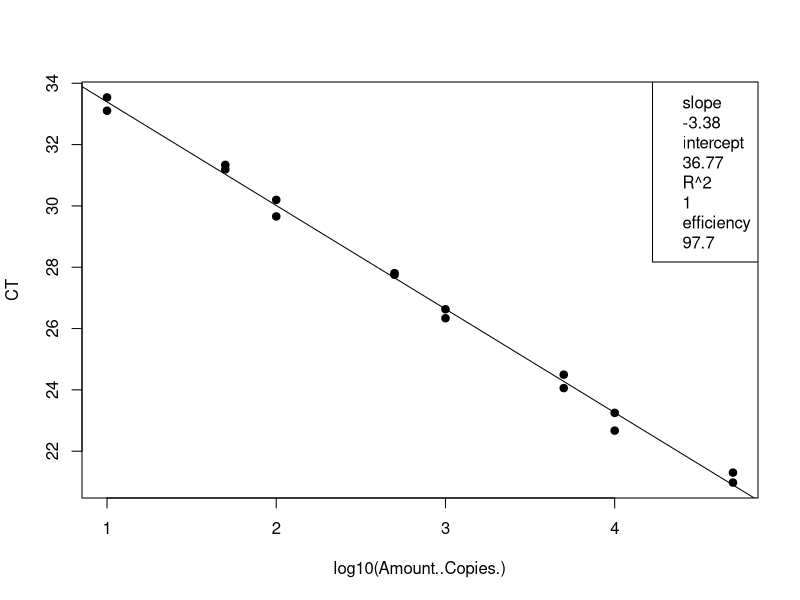
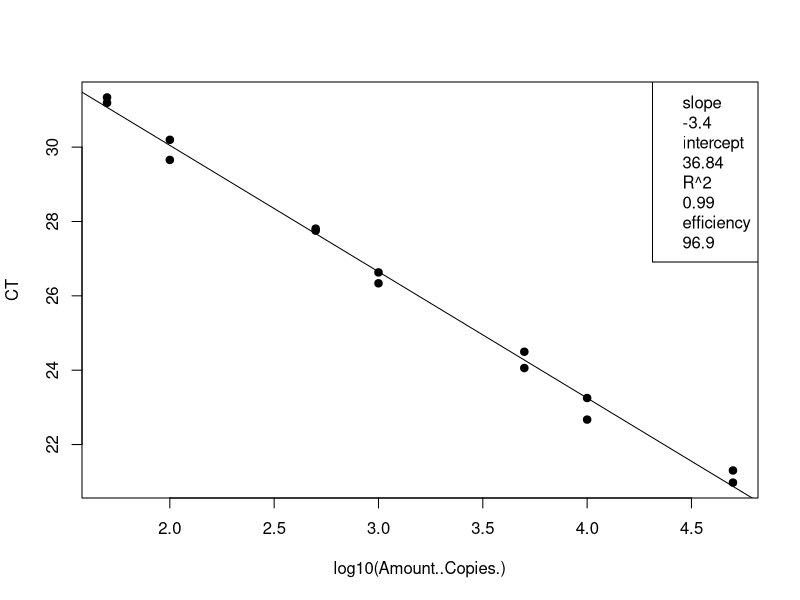
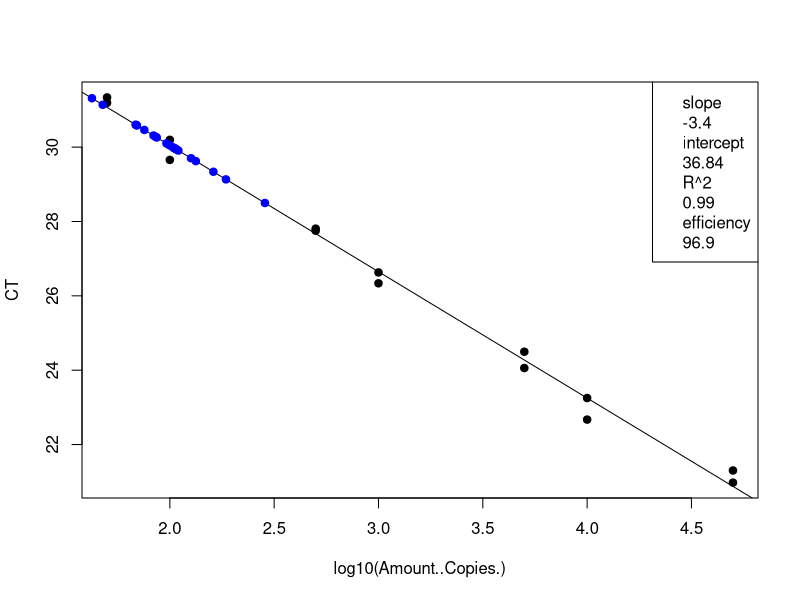
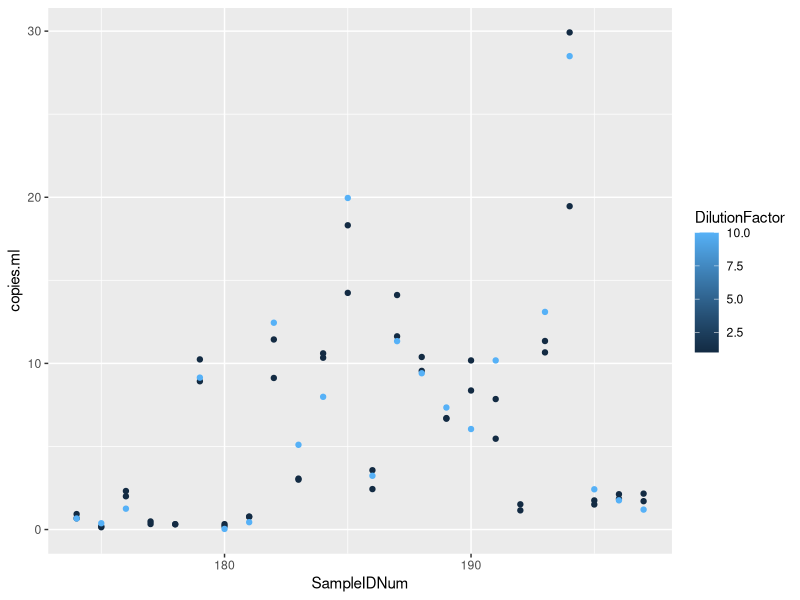

Generate these figures, in order, with R:
## ---- chunk 1
knitr::opts_chunk$set(echo = TRUE)

## ---- chunk 2
# load the data (note data file must be in this repository)
data <- read.csv("Plate9_E.coli_qPCRConversion.csv")
View(data)

# clean up the data file (there is some stuff at the bottom and extra blank rows)
#data <- data[-68:-70,] # This removes rows 92-95
View(data)

# assign to the correct data class #warning message about NAs is OK
class(data$CT) # check the data class type
data$CT <- as.numeric(as.character(data$CT)) # change to numeric
data$Amount..Copies. <- as.numeric(as.character(data$Amount..Copies.)) # change to numeric
## ---- chunk 3
# linear regression of standard curve
standards = data[1:16,]
standardCurve <- lm(CT ~ log10(Amount..Copies.), data = standards)
  
standardCurvePlot <- plot(CT ~ log10(Amount..Copies.), data = standards, pch=19) 
abline(coef(standardCurve)) 
legend("topright", legend=c(paste= "slope", round(standardCurve$coefficients[2], 2), 
                            paste= "intercept", round(standardCurve$coefficients[1], 2), 
                            paste= "R^2", round(summary(standardCurve)$r.squared, 2),
                            paste = "efficiency", round((10^(-1/standardCurve$coefficients[2])-1)*100, 1)))
## ---- chunk 4
# remove standards that sucked and redo analysis NOT NEEDED 21 Jan 2020
standards <- standards[-15:-16,] # uncomment this line and change which rows to remove
standardCurve <- lm(CT ~ log10(Amount..Copies.), data = standards)

standardCurvePlot <- plot(CT ~ log10(Amount..Copies.), data = standards, pch=19)
abline(coef(standardCurve))
col = "blue"
legend("topright", legend=c(paste= "slope", round(standardCurve$coefficients[2], 2),
                            paste= "intercept", round(standardCurve$coefficients[1], 2),
                            paste= "R^2", round(summary(standardCurve)$r.squared, 2),
                            paste = "efficiency", round((10^(-1/standardCurve$coefficients[2])-1)*100, 1)))
## ---- chunk 5
# data set of unknowns including info on standard curve
#unknowns = subset(data, Name == "UNKNOWN")
unknowns = data[17:88,]
#unknowns <- unknowns[-1:-3,] # uncomment this line and change which rows to remove if these samples were outside of the standard curve

# add new columns to the data table
unknowns$plate_num = 1 #change to the actual plate number
unknowns$standard_slope = standardCurve$coefficients[2]
unknowns$standard_intercept = standardCurve$coefficients[1]
unknowns$R2 = summary(standardCurve)$r.squared
unknowns$efficiency =  (10^(-1/standardCurve$coefficients[2])-1)*100
  
# add a new column that interpolates copies/well from Ct for the unknowns
unknowns$log.copies.well = ((unknowns$CT - standardCurve$coefficients[1])/standardCurve$coefficients[2])
unknowns$copies.well = 10^unknowns$log.copies.well

# copies/ul extract accounting for dilution factor
vol.well = 3 #qPCR template volume in ul
unknowns$vol.well = vol.well
unknowns$copies.ul = ((unknowns$copies.well/vol.well)*unknowns$DilutionFactor)

# copies/extraction
vol.elution = 110 #DNA extraction elution volume in ul
unknowns$vol.elution = vol.elution
unknowns$copies.extraction = (unknowns$copies.ul*vol.elution)

# copies/ml #Volume is volume of sample filtered in mL
unknowns$copies.ml = (unknowns$copies.extraction/unknowns$Volume)


## ---- chunk 6
standards <- standards[-15:-16,] # uncomment this line and change which rows to remove
standardCurve <- lm(CT ~ log10(Amount..Copies.), data = standards)

standardCurvePlot <- plot(CT ~ log10(Amount..Copies.), data = standards, pch=19)
abline(coef(standardCurve))
col = "blue"
legend("topright", legend=c(paste= "slope", round(standardCurve$coefficients[2], 2),
                            paste= "intercept", round(standardCurve$coefficients[1], 2),
                            paste= "R^2", round(summary(standardCurve)$r.squared, 2),
                            paste = "efficiency", round((10^(-1/standardCurve$coefficients[2])-1)*100, 1)))

unknowns = unknowns[1:72,]
standardCurve <- lm(CT ~ log10(copies.well), data = unknowns)

standardCurvePlot <- points(CT ~ log10(copies.well), data = unknowns, pch=19, col = "blue")


#abline(coef(standardCurve))
#legend("topright", legend=c(paste= "slope", round(standardCurve$coefficients[2], 2),
                            #paste= "intercept", round(standardCurve$coefficients[1], 2),
                            #paste= "R^2", round(summary(standardCurve)$r.squared, 2),
                            #paste = "efficiency", round((10^(-1/standardCurve$coefficients[2])-1)*100, 1)))
## ---- chunk 7
# make a plot that compares the diluted to undiluted replicates for each sample including dilution factor
library("ggplot2")
unknowns$SampleIDNum <- as.numeric(as.character(unknowns$SampleIDNum)) # change to numeric
replicates = unknowns[1:72,]
#replicates <- replicates[-18,] # This removes rows (B11)
#replicates <- replicates[-32,] # This removes rows (D8)
#replicates <- replicates[-55,] # This removes rows (G5)
qplot(SampleIDNum,copies.ml, data=replicates, col=DilutionFactor)
## ---- chunk 8
# write csv file
write.csv(unknowns, file = "Plate9_E.coli_ConvertedData.csv", row.names=FALSE, na="")

# average the replicates (if not strongly inhibited) and make a new file
averaged = unknowns[1:72,]
averaged$averaged <- tapply(unknowns$copies.ml, unknowns$SampleIDNum, mean)
write.csv(averaged, file = "Plate9_E.coli_Averaged.csv", row.names=FALSE, na="")
